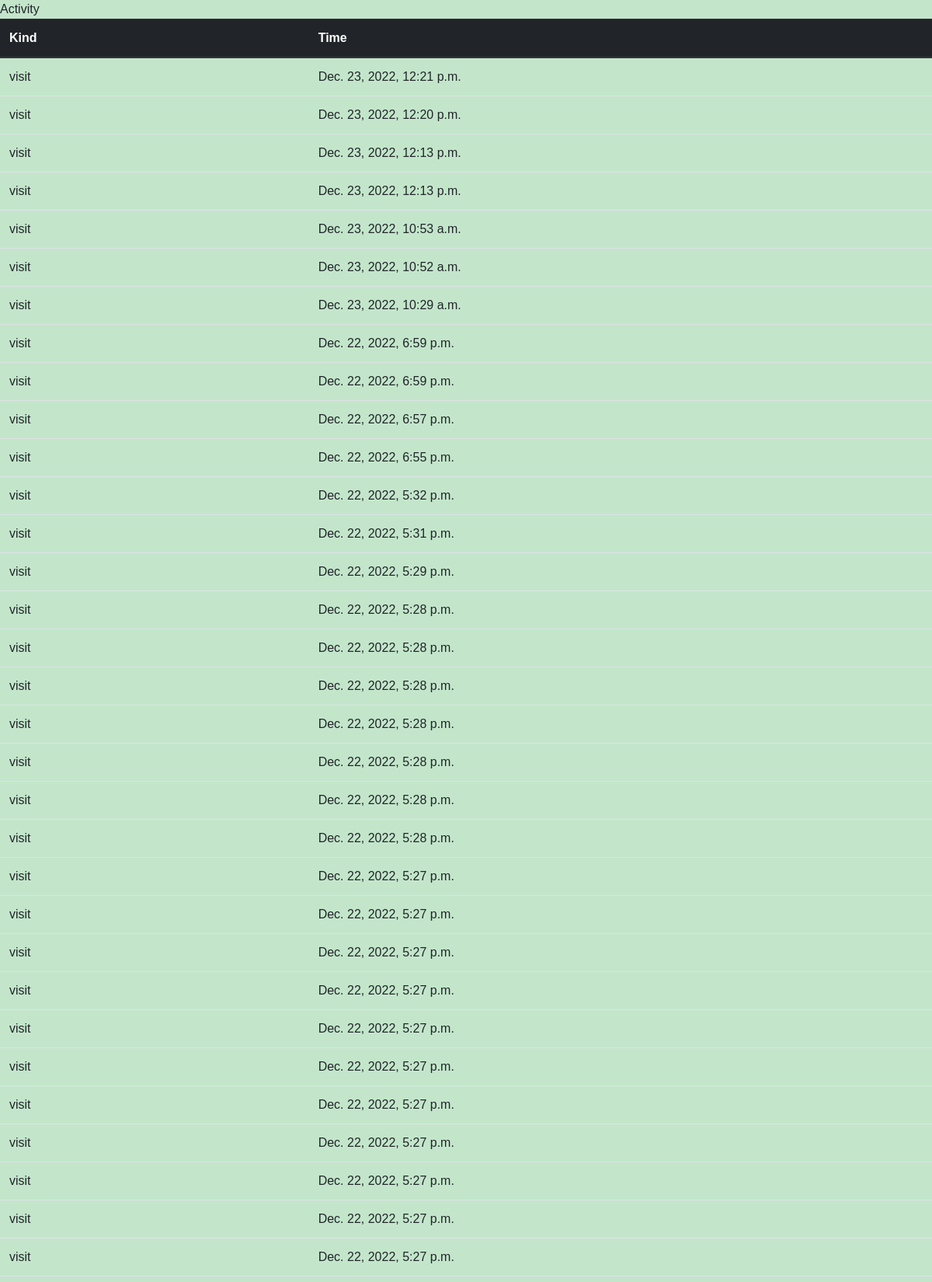
Page /en/home/activity (upper part) on the committed database.
### exam/models.py (models this page shows)
class Activity(models.Model):
    kind = models.CharField(max_length = 50)
    time = models.DateTimeField(auto_now_add=True)

### exam/views.py (the view)
# urls.py: path("activity", ActivityView.as_view(), name="activity")
class ActivityView(View):
    template_name = "activity.html"
    def get(self, request, *args, **kwargs):
        activities = Activity.objects.all()[::-1]
        context = {"activities" : activities}
        return render(request, self.template_name, context)

### exam/templates/activity.html
{% extends "base.html" %}
{% load i18n %}
{% block content %}
Activity
<table class="table">
    <thead class="thead-dark">
      <tr>
        {% load static %}
        <th scope="col">Kind</th>
        <th scope="col">Time</th>
      </tr>
    </thead>
    <tbody id="tbody">
        {% for activity in activities %}
        <tr>
            <td>{{activity.kind}}</td>
            <td>{{activity.time}}</td>
        </tr>
        {% endfor %}
    </tbody>
  </table>
{% endblock %}

### static/css/general.css (style rules this page uses)
body { font-family: Arial; background-color: rgb(195, 230, 203); }

### rows in the picture
Activity: kind "visit", time "Dec. 23, 2022, 12:21 p.m."
Activity: kind "visit", time "Dec. 23, 2022, 12:20 p.m."
Activity: kind "visit", time "Dec. 23, 2022, 12:13 p.m."
Activity: kind "visit", time "Dec. 23, 2022, 12:13 p.m."
Activity: kind "visit", time "Dec. 23, 2022, 10:53 a.m."
Activity: kind "visit", time "Dec. 23, 2022, 10:52 a.m."
Activity: kind "visit", time "Dec. 23, 2022, 10:29 a.m."
Activity: kind "visit", time "Dec. 22, 2022, 6:59 p.m."
Activity: kind "visit", time "Dec. 22, 2022, 6:59 p.m."
Activity: kind "visit", time "Dec. 22, 2022, 6:57 p.m."
Activity: kind "visit", time "Dec. 22, 2022, 6:55 p.m."
Activity: kind "visit", time "Dec. 22, 2022, 5:32 p.m."
Activity: kind "visit", time "Dec. 22, 2022, 5:31 p.m."
Activity: kind "visit", time "Dec. 22, 2022, 5:29 p.m."
Activity: kind "visit", time "Dec. 22, 2022, 5:28 p.m."
Activity: kind "visit", time "Dec. 22, 2022, 5:28 p.m."
Activity: kind "visit", time "Dec. 22, 2022, 5:28 p.m."
Activity: kind "visit", time "Dec. 22, 2022, 5:28 p.m."
Activity: kind "visit", time "Dec. 22, 2022, 5:28 p.m."
Activity: kind "visit", time "Dec. 22, 2022, 5:28 p.m."
Activity: kind "visit", time "Dec. 22, 2022, 5:28 p.m."
Activity: kind "visit", time "Dec. 22, 2022, 5:27 p.m."
Activity: kind "visit", time "Dec. 22, 2022, 5:27 p.m."
Activity: kind "visit", time "Dec. 22, 2022, 5:27 p.m."
Activity: kind "visit", time "Dec. 22, 2022, 5:27 p.m."
Activity: kind "visit", time "Dec. 22, 2022, 5:27 p.m."
Activity: kind "visit", time "Dec. 22, 2022, 5:27 p.m."
Activity: kind "visit", time "Dec. 22, 2022, 5:27 p.m."
Activity: kind "visit", time "Dec. 22, 2022, 5:27 p.m."
Activity: kind "visit", time "Dec. 22, 2022, 5:27 p.m."
Activity: kind "visit", time "Dec. 22, 2022, 5:27 p.m."
Activity: kind "visit", time "Dec. 22, 2022, 5:27 p.m."
